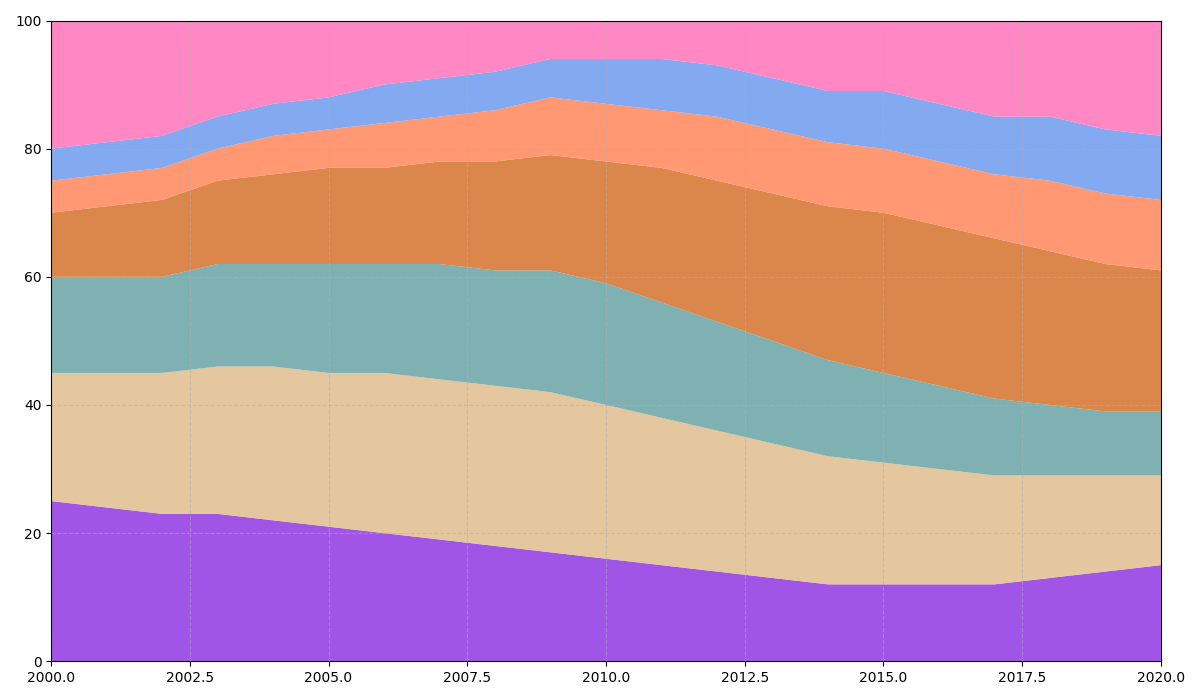

The Python source for this figure:
import matplotlib.pyplot as plt
import numpy as np

years = np.arange(2000, 2021)

apples = np.array([25, 24, 23, 23, 22, 21, 20, 19, 18, 17, 16, 15, 14, 13, 12, 12, 12, 12, 13, 14, 15])
bananas = np.array([20, 21, 22, 23, 24, 24, 25, 25, 25, 25, 24, 23, 22, 21, 20, 19, 18, 17, 16, 15, 14])
oranges = np.array([15, 15, 15, 16, 16, 17, 17, 18, 18, 19, 19, 18, 17, 16, 15, 14, 13, 12, 11, 10, 10])
grapes = np.array([10, 11, 12, 13, 14, 15, 15, 16, 17, 18, 19, 21, 22, 23, 24, 25, 25, 25, 24, 23, 22])
pears = np.array([5, 5, 5, 5, 6, 6, 7, 7, 8, 9, 9, 9, 10, 10, 10, 10, 10, 10, 11, 11, 11])
pineapples = np.array([5, 5, 5, 5, 5, 5, 6, 6, 6, 6, 7, 8, 8, 8, 8, 9, 9, 9, 10, 10, 10])
strawberries = 100 - (apples + bananas + oranges + grapes + pears + pineapples)

fig, ax = plt.subplots(figsize=(12, 7))

new_colors = ['#8a2be2', '#deb887', '#5f9ea0', '#d2691e', '#ff7f50', '#6495ed', '#ff69b4']

ax.stackplot(years, apples, bananas, oranges, grapes, pears, pineapples, strawberries, 
             colors=new_colors, alpha=0.8)

ax.set_xlim(years.min(), years.max())
ax.set_ylim(0, 100)
ax.grid(True, linestyle='--', alpha=0.5)

plt.tight_layout()
plt.show()
